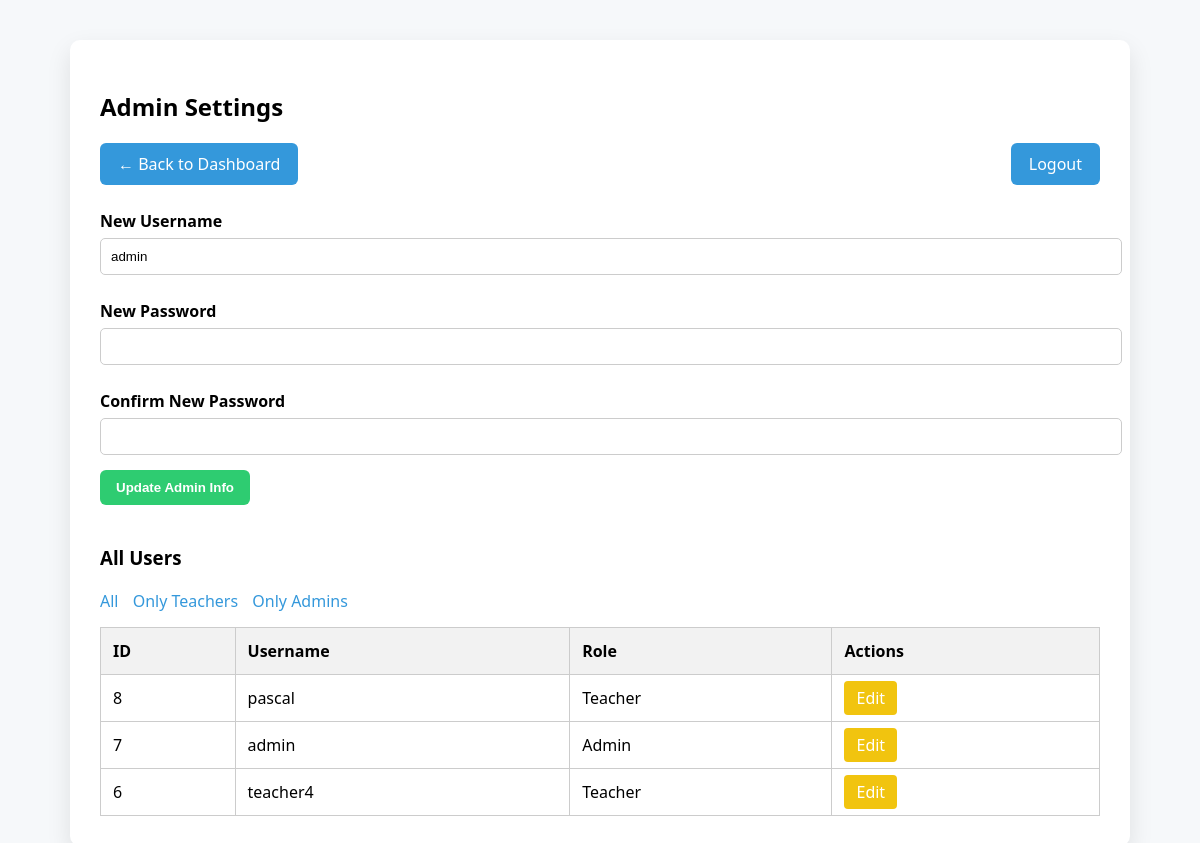
The app's page /admin_settings.php (signed in) with its own data.
### tables this page shows
CREATE TABLE `user` (
  `id` int(11) NOT NULL,
  `username` varchar(50) NOT NULL,
  `password` varchar(255) NOT NULL,
  `role` enum('admin','teacher') DEFAULT 'teacher'
);

### admin_settings.php (the view, shortened to what this page needs)
<?php
$host = 'localhost';
$dbname = 'philippeneri';
$db_username = 'root';
$db_password = "HDLPOahfVpYlhx29SkgMJCsmCMAYj0HL";
try {
    $pdo = new PDO("mysql:host=$host;dbname=$dbname", $db_username, $db_password);
    $pdo->setAttribute(PDO::ATTR_ERRMODE, PDO::ERRMODE_EXCEPTION);
} catch (PDOException $e) {
    die("Connection failed: " . $e->getMessage());
}
$filterRole = $_GET['role'] ?? '';
if ($filterRole && in_array($filterRole, ['admin', 'teacher'])) {
    $stmt = $pdo->prepare("SELECT id, username, role FROM user WHERE role = ? ORDER BY id DESC");
    $stmt->execute([$filterRole]);
    $users = $stmt->fetchAll(PDO::FETCH_ASSOC);
} else {
    $users = $pdo->query("SELECT id, username, role FROM user ORDER BY id DESC")->fetchAll(PDO::FETCH_ASSOC);
}
?>
<!DOCTYPE html>
<html lang="en">
<head>
</head>
<body>
<div class="container">
    <h2>Admin Settings</h2>
    <div class="btns">
        <a href=" dashboard.php">← Back to Dashboard</a>
        <a href="logout.php">Logout</a>
    </div>
    <form method="POST">
        <label>New Username</label>
        <input type="text" name="username" value="<?= htmlspecialchars($_SESSION['username']) ?>" required>
        <label>New Password</label>
        <input type="password" name="password" required>
        <label>Confirm New Password</label>
        <input type="password" name="confirm_password" required>
        <button type="submit">Update Admin Info</button>
    </form>
    <h3>All Users</h3>
    <div class="filter-links">
        <a href="admin_settings.php">All</a>
        <a href="admin_settings.php?role=teacher">Only Teachers</a>
        <a href="admin_settings.php?role=admin">Only Admins</a>
    </div>
    <table>
        <thead>
            <tr>
                <th>ID</th>
                <th>Username</th>
                <th>Role</th>
                <th>Actions</th>
            </tr>
        </thead>
        <tbody>
        <?php foreach ($users as $user): ?>
            <tr>
                <td><?= $user['id'] ?></td>
                <td><?= htmlspecialchars($user['username']) ?></td>
                <td><?= ucfirst($user['role']) ?></td>
                <td class="action-btns">
                    <a class="edit-btn" href="edit_user.php?id=<?= $user['id'] ?>">Edit</a>
                </td>
            </tr>
        <?php endforeach; ?>
        </tbody>
    </table>
</div>
</body>
</html>

### admin_settings.php (style rules this page uses)
body { font-family: 'Segoe UI', sans-serif; background-color: #f6f8fa; margin: 0; padding: 40px; }
.container { max-width: 1000px; margin: auto; background: white; padding: 30px; border-radius: 10px; box-shadow: 0 10px 25px rgba(0,0,0,0.1); }
h2, h3 { margin-bottom: 20px; }
.btns { display: flex; justify-content: space-between; margin-bottom: 25px; }
.btns a { text-decoration: none; padding: 10px 18px; background: #3498db; color: white; border-radius: 6px; }
form { margin-bottom: 40px; }
label { display: block; margin-top: 10px; font-weight: bold; }
input[type="text"], input[type="password"] { width: 100%; padding: 10px; margin-top: 6px; margin-bottom: 15px; border: 1px solid #ccc; border-radius: 5px; }
button[type="submit"] { padding: 10px 16px; background-color: #2ecc71; border: none; color: white; font-weight: bold; border-radius: 6px; cursor: pointer; }
table { width: 100%; border-collapse: collapse; margin-top: 15px; }
th, td { border: 1px solid #ccc; padding: 12px; text-align: left; }
th { background-color: #f2f2f2; }
.action-btns a { margin-right: 8px; text-decoration: none; color: white; padding: 6px 12px; border-radius: 4px; }
.edit-btn { background-color: #f1c40f; }
.filter-links { margin-bottom: 15px; }
.filter-links a { margin-right: 10px; text-decoration: none; color: #3498db; }

### records on screen
user: id "8", username "pascal", role "Teacher"
user: id "7", username "admin", role "Admin"
user: id "6", username "teacher4", role "Teacher"
